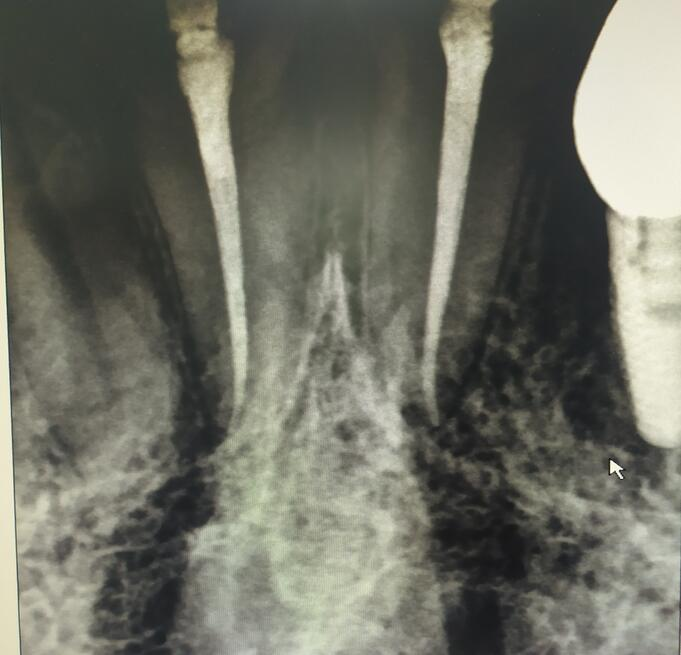
#> input picture images/file_1.JPG, 681 x 655 px
$ jupyter execute '001_Images similarity.ipynb'
#> lines starting #> are read from the running program, lines starting #| are printed output that depends on the picture; after the words box and inside, x2 and y2 are one past the last pixel; in counts of white or black regions, pixels touching at a corner belong together; long printed decimals are rounded
# Importing libraries

[cell 1]
import cv2
from os import listdir
from os.path import isfile, join
import requests
import imutils
from PIL import Image
from skimage.metrics import structural_similarity

# Getting images

[cell 2]
original = Image.open('./images/file_1.JPG')
#> original is the input picture: PIL image 681x655 RGB; mean R, G, B 109.8, 110.7, 99.6
fake = Image.open('./images/file_2.JPG')
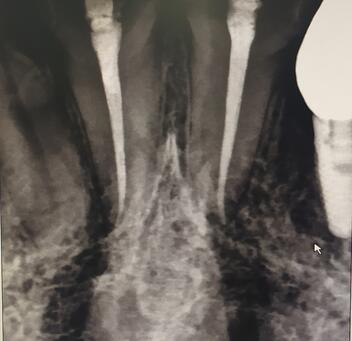
#> input picture images/file_2.JPG, 352 x 341 px
#> fake is the input picture: PIL image 352x341 RGB; mean R, G, B 103.7, 97.5, 91.5

[cell 3]
print(f'Original image size: {original.size}')
#| Original image size: (681, 655)
print(f'Fake image size: {fake.size}')
#| Fake image size: (352, 341)
print()
print(f'Original image frmat: {original.format}')
#| Original image frmat: JPEG
print(f'Fake image size: {fake.format}')
#| Fake image size: JPEG

[cell 4]
def reformatting(img, size, path, format):
#> called with size = (250, 160), path = './images/', format = 'png'
  counter = 0
  img_list = []
  for i in img:
    i = i.resize((250, 160))
    i.save(f'{path}file_{counter}.{format}')
    img_list.append(i)
    counter+=1
#> this loop made 2 passes
#> pass 1, in reformatting, `i = i.resize((250, 160))`:
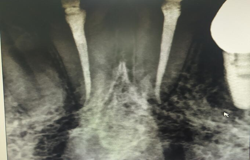
#> i: PIL image 250x160 RGB; mean R, G, B 109.8, 110.7, 99.6
#> pass 2, in reformatting, `i = i.resize((250, 160))`:
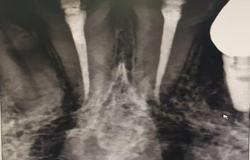
#> i: PIL image 250x160 RGB; mean R, G, B 103.7, 97.5, 91.5
#> after the loop, counter = 2; img_list = 2 items
  return img_list

[cell 5]
path = './images/'
format = 'png'
size = (250, 160)

[cell 6]
original, fake = reformatting([original, fake], (250, 160), path, format)

[cell 7]
original

[cell 8]
fake

# Reading images in opencv

[cell 9]
original = cv2.imread(f'{path}file_{0}.{format}')
#> original: shape (160, 250, 3)
fake = cv2.imread(f'{path}file_{1}.{format}')
#> fake: shape (160, 250, 3)

[cell 10]
# converting images to grey scale
original_gray = cv2.cvtColor(original, cv2.COLOR_BGR2GRAY)
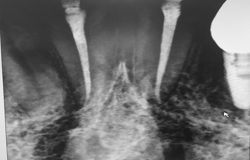
#> original_gray: shape (160, 250); min 23, max 250, mean 109.2
fake_gray = cv2.cvtColor(fake, cv2.COLOR_BGR2GRAY)

[cell 11]
# Computing Structural Similarity Index
(score, diff) = structural_similarity(original_gray, fake_gray, full=True)
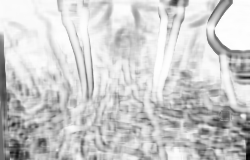
#> diff: shape (160, 250) float64; min -0.716, max 0.999, mean 0.659; drawn with min black and max white
#> score = 0.669
diff = (diff * 255).astype('uint8')
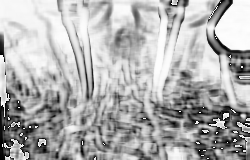
#> diff: shape (160, 250); min 0, max 255, mean 175.3
print(f'SSM: {score}')
#| SSM: 0.6685

Similarity is as low as 31.679%

[cell 12]
# threshold and contours calculation
thresh = cv2.threshold(diff, 0, 255, cv2.THRESH_BINARY_INV | cv2.THRESH_OTSU)[1]
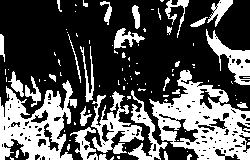
#> thresh: shape (160, 250); 33.7% white; 102 white regions (72 under 20 px)
contours = cv2.findContours(thresh.copy(), cv2.RETR_EXTERNAL, cv2.CHAIN_APPROX_SIMPLE)
#> contours = 99 contours, 78 with area under 20; largest, box (x1, y1, x2, y2) and area: (149, 70, 250, 160) 5068, (0, 80, 77, 160) 3352, (91, 91, 144, 154) 1156, (206, 29, 250, 85) 772, (128, 90, 168, 160) 596
contours = imutils.grab_contours(contours)

[cell 13]
# adding bounding rectangles
for c in contours:
  (x, y, w, h) = cv2.boundingRect(c)
  cv2.rectangle(original, (x,y), (x+w, y+h), (0, 0, 255), 2)
  cv2.rectangle(fake, (x,y), (x+w, y+h), (0, 0, 255), 2)
#> this loop made 99 passes
#> (x, y, w, h) on passes 1, 2, 4, 5, 6, 7, 8, 10, 11, 12, 16, 17: (10, 157, 4, 3), (117, 156, 3, 3), (187, 154, 5, 6), (99, 154, 8, 6), (187, 151, 1, 1), (164, 151, 4, 9), (15, 150, 4, 8), (67, 144, 3, 7), (17, 144, 1, 1), (247, 142, 3, 3), (243, 128, 7, 3), (70, 127, 28, 33)
#> (c, x, y, w, h) on passes 3, 9, 13, 14, 15, 18: ([[113, 156], [110, 159], [112, 159], [113, 158]], 110, 156, 4, 4), ([[125, 147], [125, 148]], 125, 147, 1, 2), ([[69, 140], [70, 140]], 69, 140, 2, 1), ([[248, 139], [249, 139]], 248, 139, 2, 1), ([[64, 130], [64, 131]], 64, 130, 1, 2), ([[74, 122], [74, 124], [75, 124], [75, 123]], 74, 122, 2, 3)
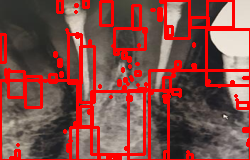
#> fake: shape (160, 250, 3); mean B, G, R 71.4, 75.9, 133.1
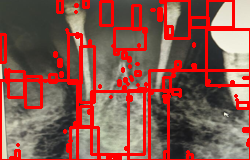
#> original: shape (160, 250, 3); mean B, G, R 78, 86.6, 138.3
